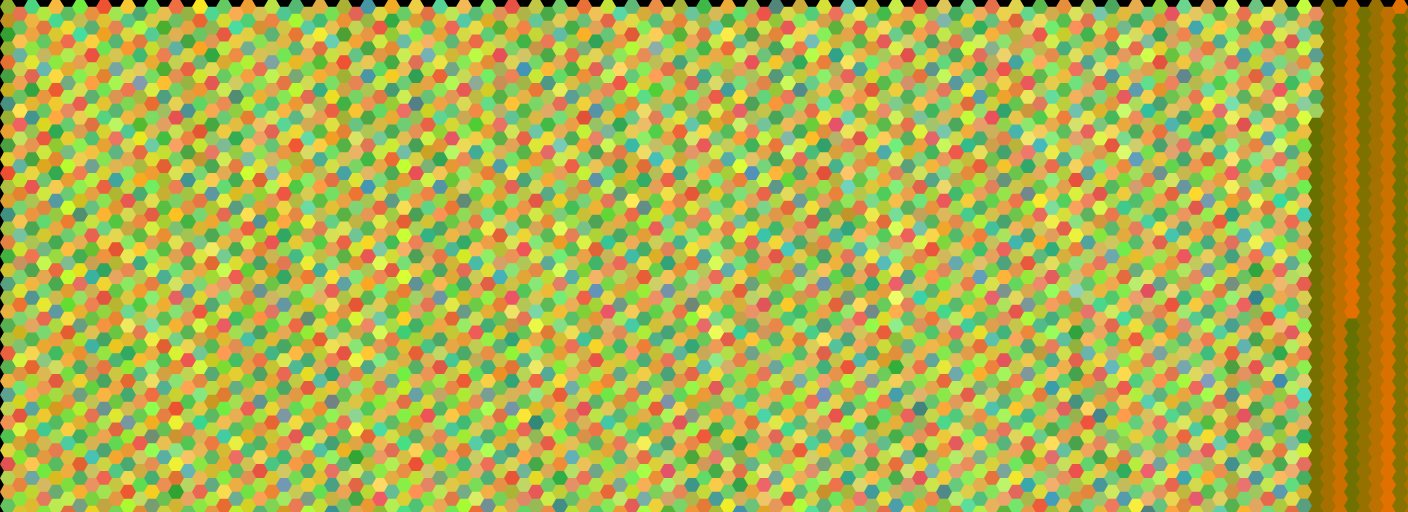
#> input picture Template-Data/utils/provinces.png, 5632 x 2048 px (shown at 1/4 size)
$ python generate_provinces_from_basemap.py provinces.png
#> lines starting #> are read from the running program, lines starting #| are printed output that depends on the picture; after the words box and inside, x2 and y2 are one past the last pixel; in counts of white or black regions, pixels touching at a corner belong together
#!/usr/bin/env python3
"""
Generate random Voronoi-style provinces from a basemap.

Land provinces: Organic blob-like shapes using Lloyd's relaxation
Ocean provinces: Sharp geometric Voronoi shapes

Multi-threaded using shared memory for performance on large maps.

Creates:
- provinces.png: RGB image where each unique color = one province
- definition.csv: Province ID, RGB, Name, water flag mappings
"""

import argparse
import random
import os
from pathlib import Path
from collections import Counter
import multiprocessing as mp
from multiprocessing import shared_memory
import time

try:
    from PIL import Image
    import numpy as np
except ImportError:
    print("ERROR: Required packages not installed. Run: pip install Pillow numpy")
    exit(1)

try:
    from scipy.spatial import KDTree
    HAS_SCIPY = True
except ImportError:
    HAS_SCIPY = False
    print("ERROR: scipy required. Run: pip install scipy")
    exit(1)

# Try to import numba for JIT compilation
try:
    from numba import njit, prange
    HAS_NUMBA = True
except ImportError:
    HAS_NUMBA = False
    print("INFO: numba not installed. For faster processing, run: pip install numba")


# Colors in basemap
LAND_COLOR = (255, 255, 255)
OCEAN_COLOR = (153, 204, 255)
OCEAN_BORDER_COLOR = (0, 0, 0)

# Color tolerance
COLOR_TOLERANCE = 5

# Number of workers
NUM_WORKERS = max(1, mp.cpu_count() - 1)


# [49 lines left out: function generate_unique_rgb_land, not called in this run]


def generate_unique_rgb_ocean(province_id: int) -> tuple[int, int, int]:
    """Generate unique RGB for ocean province (blue dominant)."""
    if province_id == 0:
        return (0, 0, 0)

    r = (province_id * 17) % 80
    g = (province_id * 31) % 120
    b = 150 + (province_id * 7) % 106

    r = (r & 0xC0) | ((province_id >> 0) & 0x3F)
    g = (g & 0x80) | ((province_id >> 6) & 0x7F)
    b = 150 + ((province_id >> 13) & 0x6F)

    r = max(0, min(100, r))
    g = max(0, min(150, g))
    b = max(150, min(255, b))

    return (r, g, b)


def generate_seed_points(mask: np.ndarray, num_provinces: int, seed: int = None) -> np.ndarray:
    """Generate random seed points within masked area. Returns Nx2 array of (x, y)."""
    if seed is not None:
        np.random.seed(seed)

    coords = np.argwhere(mask)  # Returns (row, col) = (y, x)
    total_pixels = len(coords)

    if total_pixels == 0:
        return np.array([], dtype=np.int32).reshape(0, 2)

    num_provinces = min(num_provinces, total_pixels)
    indices = np.random.choice(total_pixels, size=num_provinces, replace=False)

    # Convert from (row, col) to (x, y)
    selected = coords[indices]
    return np.column_stack((selected[:, 1], selected[:, 0])).astype(np.int32)


def assign_provinces_kdtree(width: int, height: int, mask: np.ndarray,
                           seed_points: np.ndarray, start_id: int = 1) -> np.ndarray:
    """Assign each pixel to nearest seed point using KDTree."""
    province_map = np.zeros((height, width), dtype=np.int32)

    if len(seed_points) == 0:
        return province_map

    tree = KDTree(seed_points)
    mask_y, mask_x = np.where(mask)
    coords = np.column_stack((mask_x, mask_y))

    print(f"    Querying KDTree for {len(coords):,} pixels ({NUM_WORKERS} workers)...")
    _, indices = tree.query(coords, workers=NUM_WORKERS)
    province_map[mask_y, mask_x] = indices + start_id

    return province_map


# Numba-accelerated functions if available
if HAS_NUMBA:
    # [302 lines left out: functions compute_centroids_numba, smooth_boundaries_numba, add_noise_numba, compute_centroids_numpy, lloyd_relaxation, find_boundary_pixels and 2 more, not called in this run]


def create_masks_vectorized(basemap_array: np.ndarray) -> tuple[np.ndarray, np.ndarray]:
    """Create land and ocean masks using vectorized operations."""
    r, g, b = basemap_array[:, :, 0], basemap_array[:, :, 1], basemap_array[:, :, 2]

    land_mask = (
        (np.abs(r.astype(np.int16) - LAND_COLOR[0]) <= COLOR_TOLERANCE) &
        (np.abs(g.astype(np.int16) - LAND_COLOR[1]) <= COLOR_TOLERANCE) &
        (np.abs(b.astype(np.int16) - LAND_COLOR[2]) <= COLOR_TOLERANCE)
    )

    ocean_mask = (
        ((np.abs(r.astype(np.int16) - OCEAN_COLOR[0]) <= COLOR_TOLERANCE) &
         (np.abs(g.astype(np.int16) - OCEAN_COLOR[1]) <= COLOR_TOLERANCE) &
         (np.abs(b.astype(np.int16) - OCEAN_COLOR[2]) <= COLOR_TOLERANCE)) |
        ((np.abs(r.astype(np.int16) - OCEAN_BORDER_COLOR[0]) <= COLOR_TOLERANCE) &
         (np.abs(g.astype(np.int16) - OCEAN_BORDER_COLOR[1]) <= COLOR_TOLERANCE) &
         (np.abs(b.astype(np.int16) - OCEAN_BORDER_COLOR[2]) <= COLOR_TOLERANCE))
    )

    return land_mask, ocean_mask


def generate_provinces(
    basemap_path: Path,
    output_dir: Path,
    total_provinces: int = 50000,
    ocean_density_multiplier: float = 1.0,
    seed: int = None,
    relaxation_iterations: int = 5
) -> int:
    """Generate province map with organic land and sharp ocean provinces."""

    total_start = time.time()

    print(f"Loading basemap: {basemap_path}")
    print(f"Using {NUM_WORKERS} CPU workers")
    print(f"Numba JIT: {'enabled' if HAS_NUMBA else 'disabled'}")

    Image.MAX_IMAGE_PIXELS = None
    basemap = Image.open(basemap_path).convert('RGB')
    width, height = basemap.size
    print(f"Basemap size: {width}x{height} ({width * height:,} pixels)")

    basemap_array = np.array(basemap)

    print("Creating masks...")
    land_mask, ocean_mask = create_masks_vectorized(basemap_array)

    land_pixels = np.sum(land_mask)
    ocean_pixels = np.sum(ocean_mask)
    total_valid = land_pixels + ocean_pixels

    print(f"Land pixels: {land_pixels:,}")
    print(f"Ocean pixels: {ocean_pixels:,}")

    if total_valid == 0:
        print("ERROR: No valid pixels found!")
        return 0

    # Calculate province distribution
    land_ratio = land_pixels / total_valid
    ocean_ratio = ocean_pixels / total_valid

    adjusted_ocean_ratio = ocean_ratio * ocean_density_multiplier
    adjusted_total = land_ratio + adjusted_ocean_ratio

    num_land = int(total_provinces * (land_ratio / adjusted_total))
    num_ocean = total_provinces - num_land

    num_land = min(num_land, land_pixels)
    num_ocean = min(num_ocean, ocean_pixels)

    print(f"\nTarget distribution:")
    print(f"  Land provinces: {num_land:,} (~{land_pixels // max(1, num_land):,} pixels each)")
    print(f"  Ocean provinces: {num_ocean:,} (~{ocean_pixels // max(1, num_ocean):,} pixels each)")

    province_map = np.zeros((height, width), dtype=np.int32)

    # === LAND PROVINCES (organic) ===
    if num_land > 0 and land_pixels > 0:
        print(f"\n=== Generating {num_land:,} land provinces (organic) ===")

        land_seeds = generate_seed_points(land_mask, num_land, seed)
        print(f"  Generated {len(land_seeds):,} seed points")

        print("  Initial assignment...")
        province_map = assign_provinces_kdtree(width, height, land_mask, land_seeds, start_id=1)

        if relaxation_iterations > 0:
            print(f"  Lloyd relaxation ({relaxation_iterations} iterations)...")
            land_seeds, province_map = lloyd_relaxation(
                land_seeds, province_map, land_mask, relaxation_iterations, start_id=1
            )

            print("  Adding organic noise...")
            province_map = add_organic_noise(
                province_map, land_mask, 0.4,
                start_id=1, end_id=len(land_seeds), seed=seed
            )

            print("  Smoothing boundaries...")
            province_map = smooth_provinces(
                province_map, land_mask, 3,
                start_id=1, end_id=len(land_seeds)
            )

        actual_land = len(land_seeds)
    else:
        actual_land = 0

    # === OCEAN PROVINCES (sharp) ===
    ocean_start_id = actual_land + 1

    if num_ocean > 0 and ocean_pixels > 0:
        print(f"\n=== Generating {num_ocean:,} ocean provinces (sharp) ===")

        ocean_seed = seed + 1000 if seed else None
        ocean_seeds = generate_seed_points(ocean_mask, num_ocean, ocean_seed)
        print(f"  Generated {len(ocean_seeds):,} seed points")

        print("  Assigning provinces...")
        ocean_province_map = assign_provinces_kdtree(
            width, height, ocean_mask, ocean_seeds, start_id=ocean_start_id
        )

        ocean_pixels_mask = ocean_province_map > 0
        province_map[ocean_pixels_mask] = ocean_province_map[ocean_pixels_mask]

        actual_ocean = len(ocean_seeds)
    else:
        actual_ocean = 0

    # === Generate output ===
    print("\n=== Creating output files ===")

    unique_ids = np.unique(province_map)
    unique_ids = unique_ids[unique_ids > 0]

    land_ids = unique_ids[unique_ids < ocean_start_id]
    ocean_ids = unique_ids[unique_ids >= ocean_start_id]

    print(f"  Actual land provinces: {len(land_ids):,}")
    print(f"  Actual ocean provinces: {len(ocean_ids):,}")
    print(f"  Total provinces: {len(unique_ids):,}")

    # Generate colors
    print("  Generating colors...")
    province_colors = {}
    province_is_water = {}

    for prov_id in land_ids:
        province_colors[prov_id] = generate_unique_rgb_land(prov_id)
        province_is_water[prov_id] = False

    for prov_id in ocean_ids:
        province_colors[prov_id] = generate_unique_rgb_ocean(prov_id)
        province_is_water[prov_id] = True

    # Create output image
    print("  Creating province image...")
    output_array = np.zeros((height, width, 3), dtype=np.uint8)

    max_id = max(province_colors.keys()) if province_colors else 0
    color_lut = np.zeros((max_id + 1, 3), dtype=np.uint8)
    for prov_id, color in province_colors.items():
        color_lut[prov_id] = color

    valid_mask = province_map > 0
    output_array[valid_mask] = color_lut[province_map[valid_mask]]

    output_img = Image.fromarray(output_array, 'RGB')
    provinces_path = output_dir / "provinces.png"
    output_img.save(provinces_path)
    print(f"  Saved: {provinces_path}")

    # Save definition.csv
    print("  Writing definition.csv...")
    definition_path = output_dir / "definition.csv"
    with open(definition_path, 'w', encoding='utf-8') as f:
        f.write("province;red;green;blue;name;x\n")

        for prov_id in sorted(province_colors.keys()):
            r, g, b = province_colors[prov_id]
            is_water = province_is_water[prov_id]
            water_flag = "" if is_water else "x"
            name = f"Sea_{prov_id}" if is_water else f"Province_{prov_id}"
            f.write(f"{prov_id};{r};{g};{b};{name};{water_flag}\n")

    print(f"  Saved: {definition_path}")

    total_elapsed = time.time() - total_start
    print(f"\nTotal time: {total_elapsed:.1f}s")

    return len(unique_ids)


def main():
    global NUM_WORKERS

    parser = argparse.ArgumentParser(
        description='Generate provinces from basemap (organic land, sharp ocean)'
    )
    parser.add_argument('basemap', type=str, help='Path to basemap image')
    parser.add_argument('--output', '-o', type=str, default='.', help='Output directory')
    parser.add_argument('--provinces', '-p', type=int, default=50000, help='Total provinces (default: 50000)')
    parser.add_argument('--ocean-density', '-od', type=float, default=0.5, help='Ocean density multiplier (default: 0.5)')
    parser.add_argument('--seed', '-s', type=int, default=None, help='Random seed')
    parser.add_argument('--relaxation', '-r', type=int, default=5, help='Lloyd relaxation iterations (default: 5)')
    parser.add_argument('--workers', '-w', type=int, default=None, help=f'Number of workers (default: {NUM_WORKERS})')

    args = parser.parse_args()

    if args.workers:
        NUM_WORKERS = args.workers

    basemap_path = Path(args.basemap)
    if not basemap_path.exists():
        print(f"ERROR: Basemap not found: {basemap_path}")
        exit(1)

    output_dir = Path(args.output)
    output_dir.mkdir(parents=True, exist_ok=True)

    print("=== Province Generator ===")
    print(f"Basemap: {basemap_path}")
    print(f"Output: {output_dir.absolute()}")
    print(f"Target provinces: {args.provinces:,}")
    print(f"Ocean density: {args.ocean_density}")
    print(f"Relaxation: {args.relaxation}")
    print(f"Workers: {NUM_WORKERS}")
    if args.seed:
        print(f"Seed: {args.seed}")
    print()

    num_provinces = generate_provinces(
        basemap_path=basemap_path,
        output_dir=output_dir,
        total_provinces=args.provinces,
        ocean_density_multiplier=args.ocean_density,
        seed=args.seed,
        relaxation_iterations=args.relaxation
    )
#> in generate_provinces, basemap is the input picture: PIL image 5632x2048 RGB; mean R, G, B 173.9, 176.7, 79.8
#| Basemap size: 5632x2048 (11,534,336 pixels)
#> in create_masks_vectorized, `r, g, b = basemap_array[:, :, 0], basemap_array[:, :, 1], basemap_arra..`:
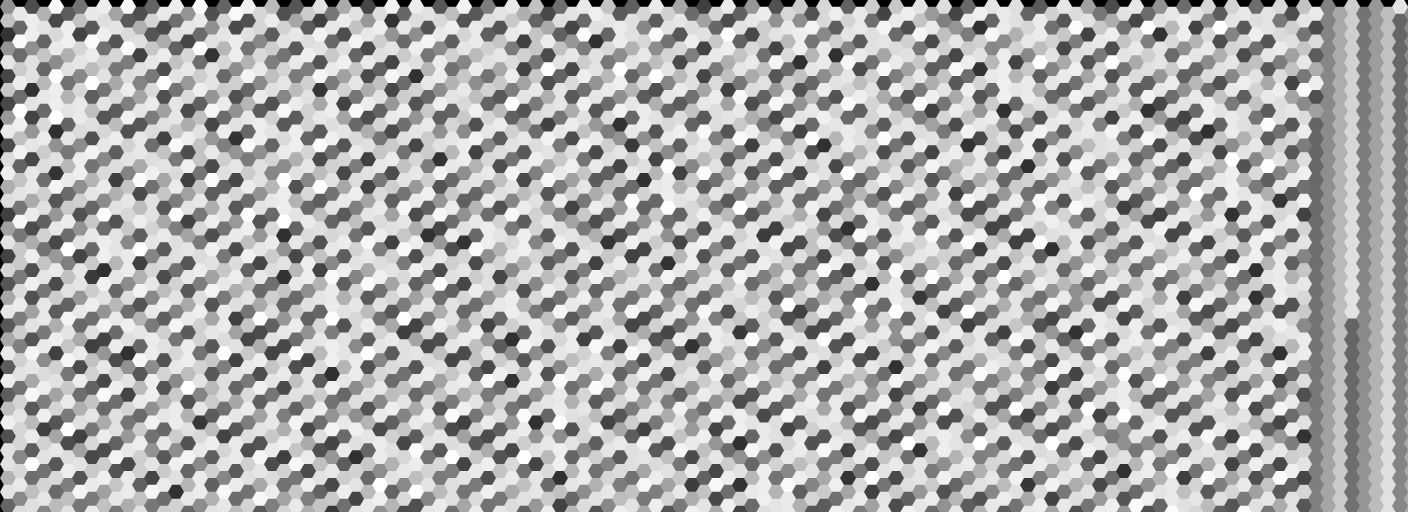
#> r: shape (2048, 5632) (shown at 1/4 size); min 0, max 255, mean 173.9
#> in create_masks_vectorized, `r, g, b = basemap_array[:, :, 0], basemap_array[:, :, 1], basemap_arra..`:
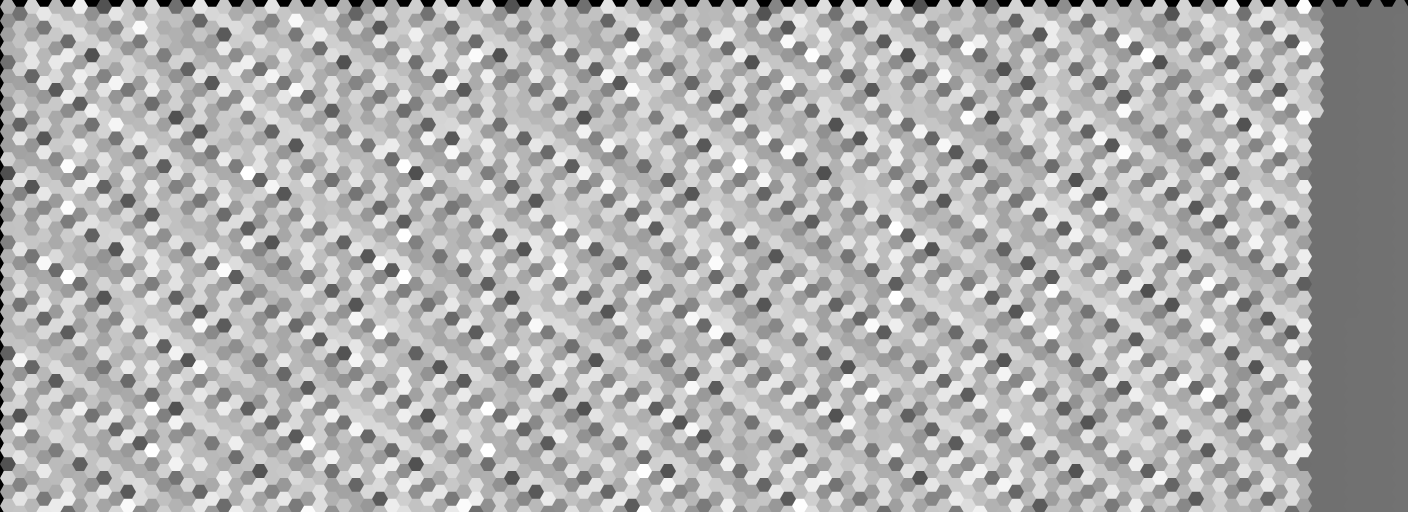
#> g: shape (2048, 5632) (shown at 1/4 size); min 0, max 255, mean 176.7
#> in create_masks_vectorized, `r, g, b = basemap_array[:, :, 0], basemap_array[:, :, 1], basemap_arra..`:
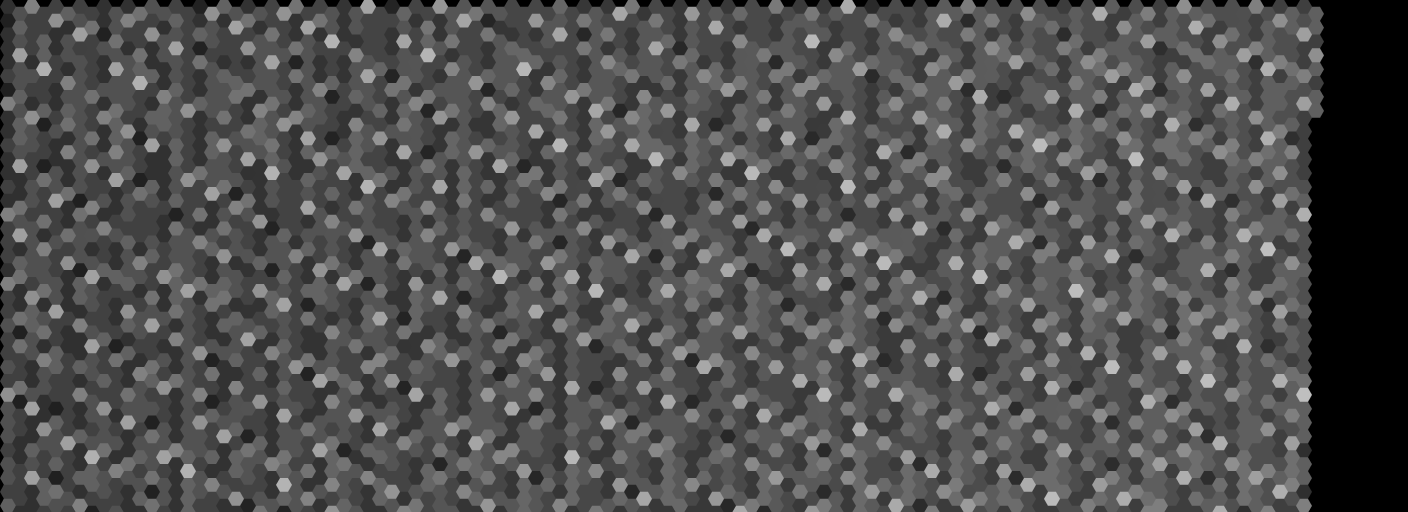
#> b: shape (2048, 5632) (shown at 1/4 size); min 0, max 191, mean 79.8
#> in create_masks_vectorized, `land_mask = ( (np.abs(r.astype(np.int16) - LAND_COLOR[0]) <= COLOR_TOL..`: land_mask: shape (2048, 5632) bool; every value is 0
#> in create_masks_vectorized, `ocean_mask = ( ((np.abs(r.astype(np.int16) - OCEAN_COLOR[0]) <= COLOR_..`:
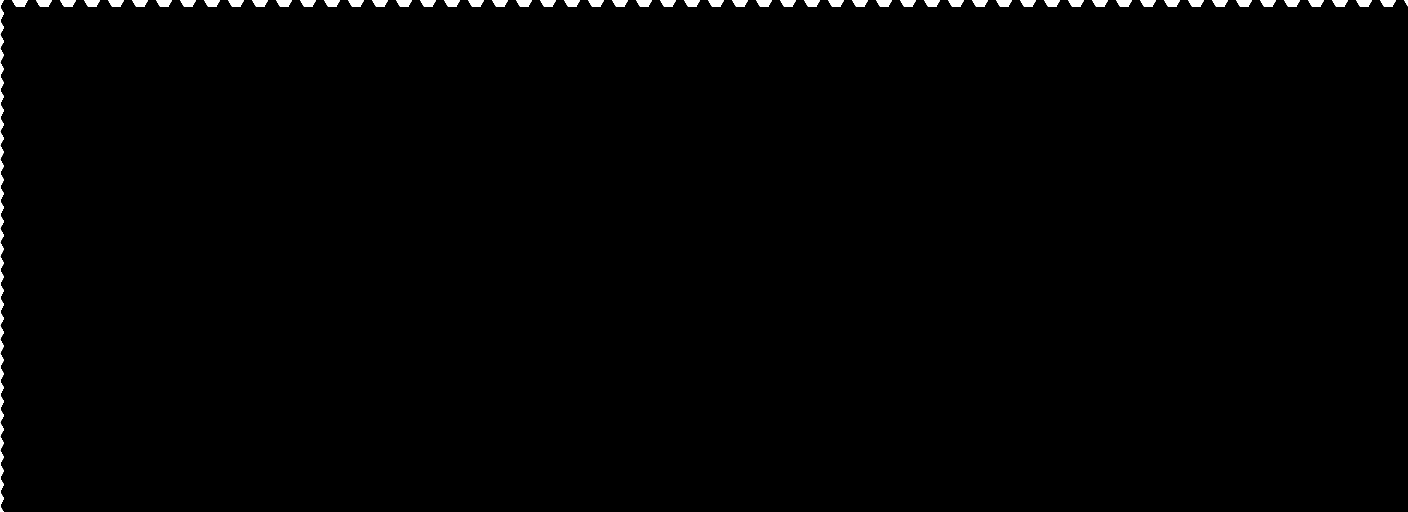
#> ocean_mask: shape (2048, 5632) bool (shown at 1/4 size); 0.79% white; 97 white regions, largest, box (x1, y1, x2, y2) and area: (144, 0, 208, 27) 1299, (240, 0, 304, 27) 1299, (48, 0, 111, 27) 1285
#> in generate_provinces, `land_pixels = np.sum(land_mask)`: land_pixels = 0
#> in generate_provinces, `ocean_pixels = np.sum(ocean_mask)`: ocean_pixels = 90607
#| Land pixels: 0
#| Ocean pixels: 90,607
#> in generate_provinces, `land_ratio = land_pixels / total_valid`: land_ratio = 0
#> in generate_provinces, `ocean_ratio = ocean_pixels / total_valid`: ocean_ratio = 1
#> in generate_provinces, `adjusted_ocean_ratio = ocean_ratio * ocean_density_multiplier`: adjusted_ocean_ratio = 0.5
#> in generate_provinces, `num_land = int(total_provinces * (land_ratio / adjusted_total))`: num_land = 0
#> in generate_provinces, `num_ocean = total_provinces - num_land`: num_ocean = 50000
#|   Land provinces: 0 (~0 pixels each)
#|   Ocean provinces: 50,000 (~1 pixels each)
#| === Generating 50,000 ocean provinces (sharp) ===
#> in generate_seed_points, `coords = np.argwhere(mask)`: coords = 90607 pairs, first value 0 to 2047, second value 0 to 5631
#> in generate_seed_points, `total_pixels = len(coords)`: total_pixels = 90607
#> in generate_seed_points, `num_provinces = min(num_provinces, total_pixels)`: num_provinces = 50000
#> in generate_seed_points, `selected = coords[indices]`: selected = 50000 pairs, first value 0 to 2047, second value 0 to 5631
#> in generate_provinces, `ocean_seeds = generate_seed_points(ocean_mask, num_ocean, ocean_seed)`: ocean_seeds = 50000 pairs, first value 0 to 5631, second value 0 to 2047
#|   Generated 50,000 seed points
#> in assign_provinces_kdtree, `coords = np.column_stack((mask_x, mask_y))`: coords = 90607 pairs, first value 0 to 5631, second value 0 to 2047
#> (printed output is left out)
#> in generate_provinces, `actual_ocean = len(ocean_seeds)`: actual_ocean = 50000
#> in generate_provinces, `land_ids = unique_ids[unique_ids < ocean_start_id]`: land_ids = empty array
#|   Actual land provinces: 0
#|   Actual ocean provinces: 50,000
#|   Total provinces: 50,000
#> after the loop in generate_provinces, `for prov_id in land_ids:`: province_colors = 0 items
#> the loop in generate_provinces, `for prov_id in ocean_ids:` made 50000 passes
#> r in generate_unique_rgb_ocean on passes 1 to 3: 1, 2, 3
#> after the loop in generate_provinces, `for prov_id in ocean_ids:`: province_colors = 50000 items
#> in generate_provinces, `max_id = max(province_colors.keys()) if province_colors else 0`: max_id = 50000
#> the loop in generate_provinces, `for prov_id, color in province_colors.items():` made 50000 passes
#> color on passes 1 to 3: (1, 0, 150), (2, 0, 150), (3, 0, 150)
#> the loop in generate_provinces, `for prov_id in sorted(province_colors.keys()):` made 50000 passes

    if num_provinces > 0:
        print(f"\nDone! Generated {num_provinces:,} total provinces.")
#| Done! Generated 50,000 total provinces.
    else:
        print("\nFailed to generate provinces.")
        exit(1)


if __name__ == '__main__':
    main()
